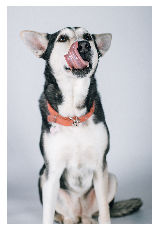
#> input picture Tutorials/Python-OpenCV-Numpy/nooka.png, 159 x 231 px
$ jupyter execute --allow-errors 'PS3 - Notebook.ipynb'
#> lines starting #> are read from the running program, lines starting #| are printed output that depends on the picture
[cell 1]
import numpy as np

### NumPy

#### np.allclose()
compares two arrays element-wise and returns True if they are equal within a tolerance

[cell 2]
a = np.array([1,2,3,4])
b = np.copy(a)
b[0] +=0.001
np.allclose(a,b)

Note that it is not symmetric (in rare cases np.allclose(a,b) != np.allclose(b,a))

#### Broadcasting

[cell 3]
a = np.array([1,2,3])
b = np.array([0, 1])
#> (the rest of this cell did not finish here and is left out)

Broadcasting is how NumPy solves the problem of arithmetic between
arrays of differing shapes by in effect replicating the smaller array along
the last mismatched dimension, so that they have compatible shapes.
It does this without making needless copies of data and usually leads to
efficient algorithm implementations.

##### Scalar and array

[cell 4]
a

[cell 5]
b = 3
a+b

[cell 6]
np.array(b)

##### Arrays in different dimensions

[cell 7]
a = np.eye(5)
a

[cell 8]
b = np.arange(5)
b

[cell 9]
b.shape

[cell 10]
a+b

#### Thumb rules for broadcasting:
1. The arrays dimensions' size are equal or one dimension has the size of 1.

[cell 11]
# Will this work?

A = np.zeros((2,3))
b = np.array([2,1])
#> (the rest of this cell did not finish here and is left out)

[cell 12]
# What should we change?

[cell 13]
b = np.arange(2)
A,b
np.transpose(A) + b

#### Thumb rules for broadcasting:
1. The arrays dimensions' size are equal or one dimension has the size of 1.
2. if all input arrays do not have the same number of dimensions, a "1" will be repeatedly prepended to the shapes of the smaller arrays until all the arrays have the same number of dimensions.

[cell 14]
a = np.array([1,2,3,4,5])
b = np.array([1,2,3])
#> (the rest of this cell did not finish here and is left out)

[cell 15]
a

[cell 16]
a_ = a[:, np.newaxis]
a_*b

[cell 17]
print(a)

[cell 18]
print(a.shape)
a_ = a.reshape(5,1)
a_*b

[cell 19]
#Will this work?

A = np.random.rand(1,2,3)
b = np.random.rand(2,3)
A + b

### mgrid
NumPy function, that returns an instance of a meshgrid
which could be used for creating coordinate arrays over some function.
Go to mgrid tutorial notebook....

### random
Sometimes, we would like to test code that samples random numbers.
However, debugging is hard when the number are truely random...
#### random.seed()

[cell 20]
import random

[cell 21]
print(random.randint(25,50))
print(random.randint(25,50))
print(random.randint(25,50))
print(random.randint(25,50))

[cell 22]
random.seed(30)
print(random.randint(25,50))
print(random.randint(25,50))
print(random.randint(25,50))
print(random.randint(25,50))

[cell 23]
random.seed(30)
print(random.randint(25,50))
print(random.randint(25,50))
print(random.randint(25,50))
print(random.randint(25,50))

### Matplotlib

[cell 24]
import matplotlib.pyplot as plt # plt is the convention

[cell 25]
x = np.arange( -10 ,10) # from -10 until 9, steps of 1
y = [4*a+1 for a in x] # y = 4x+1
y = np. array (y) # casting y to np.array , so we could use min ()
#We 'll set our axis to the min/max values of x,y:
plt.axis([x.min() , x.max() , y.min() , y.max() ]) # [-10, 9, -39, 37]
# set axes names and title
plt.plot(x,y)
plt.xlabel('x axis label ')
plt.ylabel('y axis label ')
plt.title(' y = 4x+1 ')
plt.show()
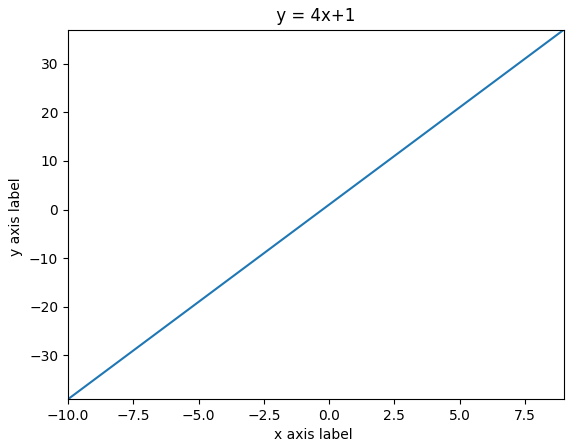
#> figure drawn by matplotlib, 1 panel; curve peaks at x = 9, y = 37

[cell 26]
# You can control the design....
# evenly sampled time at 200 ms intervals
t = np.arange (0. , 5., 0.2)
# red dashes : ('r--') r = red , -- = dashed marker
# blue squares : ('bs ') b = blue , s = square marker
# green triangles ('g^') g = green , ^ = truangle
plt.plot(t, t, 'r--', t, t**2 , 'bs ', t, t**3 , 'g^')
plt.show()
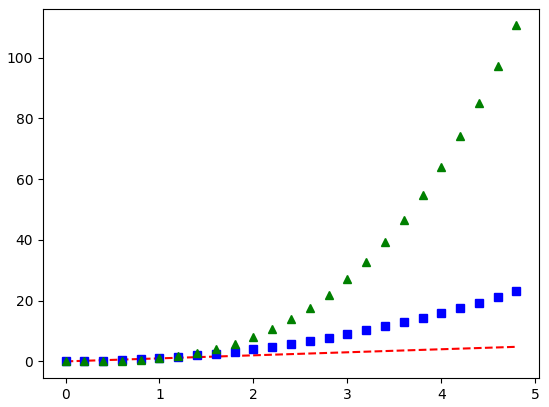
#> figure drawn by matplotlib, 1 panel; curve peaks at x = 4.8, y = 4.8; curve peaks at x = 4.8, y = 23.04; curve peaks at x = 4.8, y = 110.6

#### Subplots
Allows plotting several figures in the same window. Let's say we want to explore how changing the variance affects the gaussian distribution:

As you might recall, the gaussian distribution function is defined by two parameters:

## $f(x|\mu,\sigma^2) = \frac{1}{\sqrt{2\pi\sigma^2}}e^{-\frac{(x-\mu)^2}{2\sigma^2}}$

[cell 27]
# define our gaussian function
def g(mu,sigma, x):
    return (1/np.sqrt(2.*np.pi*(sigma**2.))) * np.exp(-(((x-mu)**2) /(2*(sigma**2))))
# Define different values of sigma
sigma1 , sigma2 , sigma3 = 0.1 , 0.5 , 2
mu = 0

[cell 28]
# Define X axis :
# we define two arrays of values for the following reasons
# 1) highlights the value of our function ( every 0.5 points )
# 2) plots our line
x1 = np. arange ( -3.0 , 3.0 , 0.5)
x2 = np. arange ( -3.0 , 3.0 , 0.02)
# First subplot
plt.figure (1) # declare the figure
plt.subplot (311) # 311 -> 3 rows , 1 columns , 1st subplot
plt.plot(x1 , g(0, sigma1 , x1), 'bo ', x2 , g(0, sigma1 , x2),'b') # 'bo ': blue circle markers , 'b ': black line
plt.subplot(312)
plt.plot(x1 , g(0, sigma2 , x1), 'gs ', x2 , g(0, sigma2 , x2),'g') # 'bo ': blue circle markers , 'b ': black line
plt.subplot(313)
plt.plot(x1 , g(0, sigma3 , x1), 'ms ', x2 , g(0, sigma3 , x2),'m') # 'bo ': blue circle markers , 'b ': black line
plt . subplots_adjust ( hspace =0.4) # define space between
plt.show()
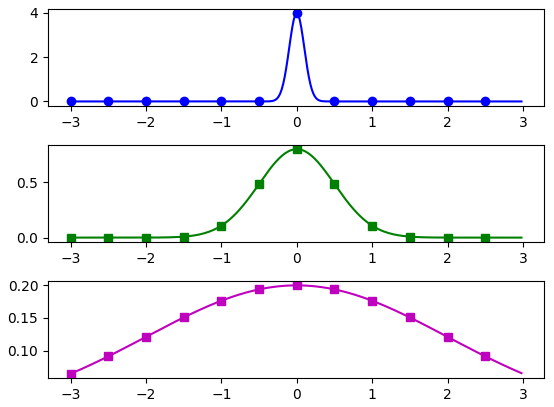
#> figure drawn by matplotlib, 3 panels; panel 1: curve peaks at x = 0, y = 3.99; panel 1: curve peaks at x = 2.66e-15, y = 3.99; panel 2: curve peaks at x = 0, y = 0.798; panel 2: curve peaks at x = 2.66e-15, y = 0.798

### Matplotlib and images
Matplotlib support image operations. While we'll mostly work with OpenCV, it is worth knowing the basics. You can find more on Matplotlib official image tutorial.

#### plt.imread()
load images as NumPy arrays.
Matplotlib rescaled the 8 bit data from each channel to floating point data between 0.0 and 1.0.

[cell 29]
import matplotlib.pyplot as plt
import os
# img_dir = r'C:\Users\t-merone\Documents\Studies\CV201\Python-PS\PS 3\python-ps\figs'
img_dir = os.getcwd()
image_name = 'nooka.png'
nooka = plt.imread(os.path.join(img_dir, image_name))
#> nooka is the input picture: shape (231, 159, 4) float32; mean R, G, B, A 0.768, 0.769, 0.784, 1
fig = plt.figure(figsize=(15,8))
plt.axis('off')
plt.imshow(nooka)

Useful also for visualizing functions

[cell 30]
# recall this from the mgrid section
y, x = np.mgrid[-3:4:0.5 , -3:4:0.5]
def f(x,y):
    return np.cos(x)*np. sin(y)

fxy = f(x,y)
# We can explicitly declare the figure and axes
fig,axes = plt.subplots( nrows =2, ncols =1, figsize =(8 , 5))
fig.suptitle("f(x,y) = cos (x)*sin (y)") # main title

# You can choose the type of interpolation between adjacent cells in the ( discrete ) mgrid as well as the
# color map ( cmap ).
ax = plt.subplot (121)
plt.imshow(fxy , interpolation = 'bilinear', cmap = 'gray')
ax.set_title(" interpolation = 'bilinear'") # set title to this 'ax '

ax = plt.subplot (122)
ax.set_title(" interpolation = 'None'")
plt.imshow(fxy , interpolation ="None", cmap = 'gray') # Note that it is the string " None ", which is different
# from interpolation = None which uses Python 's built -in constant , None .
# we can play with the anchor 's location to relocate our colorbar
cbar = plt. colorbar (ax=axes , anchor = (2 ,0))
plt.show()
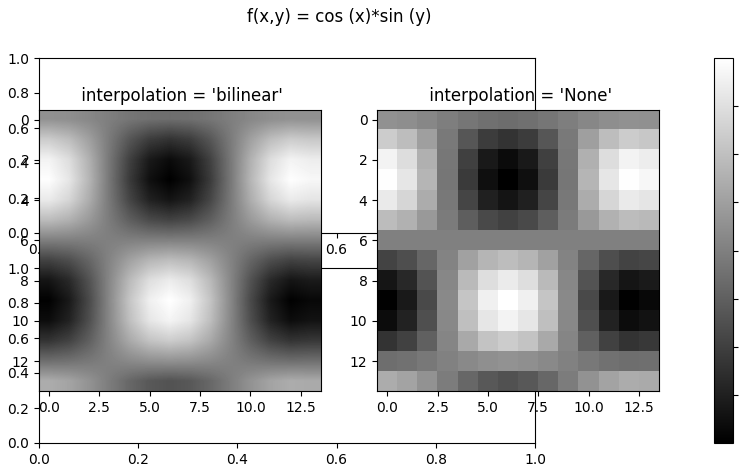
#> figure drawn by matplotlib, 3 panels

It is sometimes useful, when debugging CV code to view the images
without any interpolation (i.e., look directly at the pixel level).

### OpenCV

[cell 31]
# Load colored image
import cv2
img_path = os.path.join(os.getcwd(), "nooka.png")
img = cv2.imread(img_path ,1) # 1 color , 0 grayscale , -1 unchanged
# Display image and destory window after any key is pressed
cv2.imshow('Doggie ',img) # title , image
cv2.waitKey(0) # wait until any key is pressed
cv2.destroyAllWindows()

[cell 32]
# Convert to grayscale
img_gray = cv2.cvtColor(img , cv2.COLOR_BGR2GRAY )
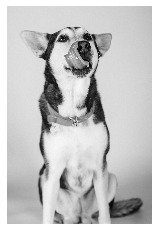
#> img_gray: shape (231, 159); min 0, max 255, mean 196.5
# notice anything weird ?
cv2.imshow('Gray doggie', img_gray ) # title , image
cv2.waitKey(0) # wait until any key is pressed
cv2.destroyAllWindows()
# Saving
cv2.imwrite('gray_nooka .png', img_gray ) # (new file name ,image to save )
#> Out = True

OpenCV uses BGR color channel instead of RGB.

When working with OpenCV it's ok, but if we wish to work with
matplotlib as well, this will happen:

[cell 33]
# Load colored image
img = cv2.imread(img_path,1) # 1 color , 0 grayscale , -1 unchanged
plt.imshow(img)
# Notice we 've used plt. imshow () and not cv2. imshow ()

So, we'd usually want to convert BGR to RGB:

[cell 34]
img = cv2.imread(img_path ,1)
# default is BGR not RGB
img_rgb = cv2.cvtColor(img, cv2.COLOR_BGR2RGB)
# We can also save images with matplotlib
plt.imsave('image_rgb.png', img_rgb)
plt.imshow(img_rgb)

#### Resizing images...

[cell 35]
# Loading image
img = cv2.cvtColor(img , cv2 . COLOR_BGR2RGB )

[cell 36]
# This image is a bit too big. So we will resize it.
nRows , nCols = img. shape [:2]
#> nRows = 231; nCols = 159
print ('original shape :',nRows , nCols )
#| original shape : 231 159
# original shape : 521 550
nRows /= 3
#> nRows = 77
nCols /= 3
#> nCols = 53
# Note that even if the returned number is integer , it automatically transfomed into float
nRows = int( nRows )
nCols = int( nCols )
print ('new shape :',nRows , nCols )
#| new shape : 77 53
# new shape : 130 137
img = cv2. resize (img ,( nRows , nCols ))
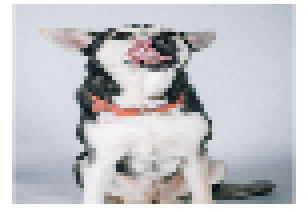
#> img: shape (53, 77, 3) (shown 4 times larger); mean R, G, B 195.8, 196.1, 200
plt.imshow (img )
